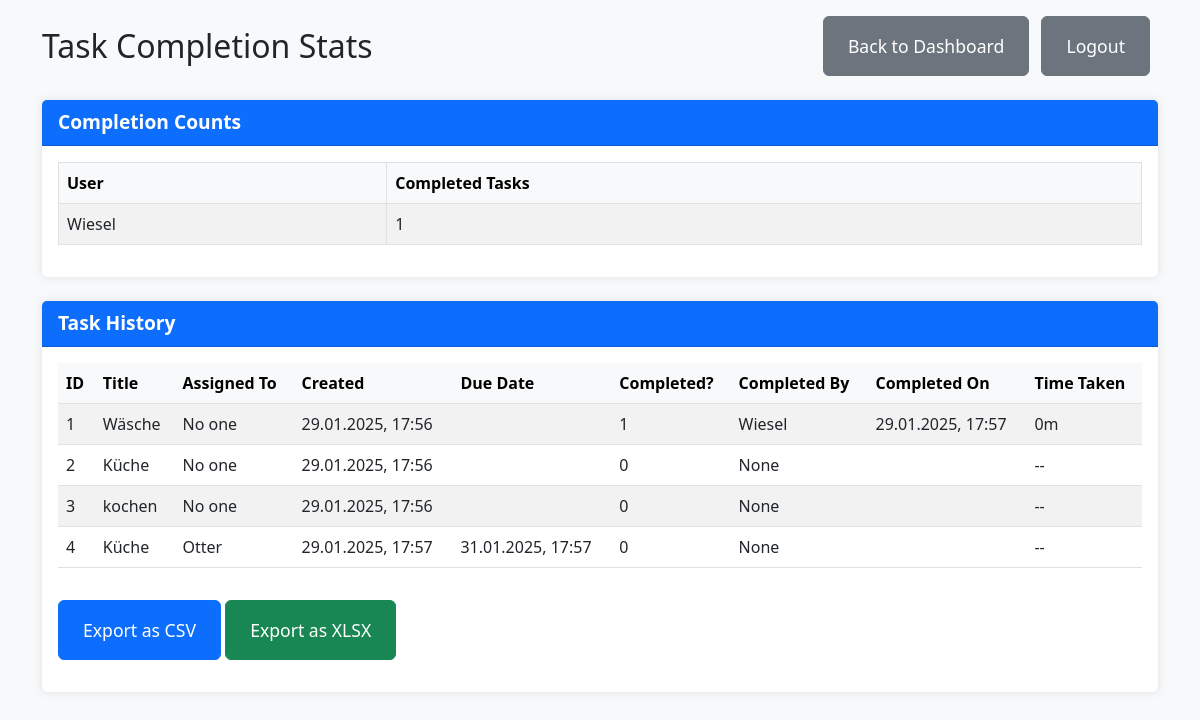
/stats (signed in), run on the app's committed database.
### tables this page shows
CREATE TABLE tasks (
            id INTEGER PRIMARY KEY AUTOINCREMENT,
            title TEXT NOT NULL,
            assigned_to TEXT,
            creation_date TEXT,
            due_date TEXT,
            completed BOOLEAN DEFAULT 0,
            completed_by TEXT,
            completed_on TEXT
        );

### app.py (the view)
@app.route('/stats')
def stats():
    if 'username' not in session:
        return redirect(url_for('index'))
    conn = get_db_connection()
    cursor = conn.cursor()
    cursor.execute("""
        SELECT completed_by, COUNT(*) as total_completed
        FROM tasks
        WHERE completed=1
        GROUP BY completed_by
    """)
    completions = cursor.fetchall()
    cursor.execute("""
        SELECT * FROM tasks
        ORDER BY creation_date ASC
    """)
    all_tasks = cursor.fetchall()
    conn.close()
    return render_template('stats.html', completions=completions, all_tasks=all_tasks)

### app.py (called while the page is built)
def get_db_connection():
    conn = sqlite3.connect(DATABASE)
    conn.row_factory = sqlite3.Row
    return conn

@app.template_filter("human_date")
def human_date(value):
    if not value:
        return ""
    dt = datetime.fromisoformat(value)
    return dt.strftime("%d.%m.%Y, %H:%M")

@app.template_filter("time_taken")
def time_taken(created_str, completed_str):
    if not created_str or not completed_str:
        return ""
    dt_created = datetime.fromisoformat(created_str)
    dt_completed = datetime.fromisoformat(completed_str)
    diff = dt_completed - dt_created
    days = diff.days
    secs = diff.seconds
    hours = secs // 3600
    minutes = (secs % 3600) // 60
    parts = []
    if days:
        parts.append(f"{days}d")
    if hours:
        parts.append(f"{hours}h")
    if minutes:
        parts.append(f"{minutes}m")
    return " ".join(parts) if parts else "0m"

### templates/stats.html (shortened to what this page needs)
<!DOCTYPE html>
<html lang="en">
<head>
  <link
    rel="stylesheet"
    href="https://cdn.jsdelivr.net/npm/bootstrap@5.3.0/dist/css/bootstrap.min.css"
  />
</head>
<body class="container py-3">
  <div class="d-flex justify-content-between align-items-center mb-4">
    <h2 class="mb-0">Task Completion Stats</h2>
    <div class="nav-btns">
      <a href="{{ url_for('dashboard') }}" class="btn btn-secondary big-button">Back to Dashboard</a>
      <a href="{{ url_for('logout') }}" class="btn btn-secondary big-button">Logout</a>
    </div>
  </div>
  <div class="card mb-4">
    <div class="card-header">Completion Counts</div>
    <div class="card-body">
      <table class="table table-bordered table-striped">
        <thead class="table-light">
          <tr>
            <th>User</th>
            <th>Completed Tasks</th>
          </tr>
        </thead>
        <tbody>
          {% for row in completions %}
          <tr>
            <td>{{ row.completed_by if row.completed_by else "Unknown" }}</td>
            <td>{{ row.total_completed }}</td>
          </tr>
          {% endfor %}
        </tbody>
      </table>
    </div>
  </div>
  <div class="card">
    <div class="card-header">Task History</div>
    <div class="card-body">
      <div class="table-responsive">
        <table class="table table-striped align-middle">
          <thead class="table-light">
            <tr>
              <th>ID</th>
              <th>Title</th>
              <th>Assigned To</th>
              <th>Created</th>
              <th>Due Date</th>
              <th>Completed?</th>
              <th>Completed By</th>
              <th>Completed On</th>
              <th>Time Taken</th>
            </tr>
          </thead>
          <tbody>
            {% for row in all_tasks %}
            <tr>
              <td>{{ row.id }}</td>
              <td>{{ row.title }}</td>
              <td>{{ row.assigned_to if row.assigned_to else "No one" }}</td>
              <td>{{ row.creation_date|human_date }}</td>
              <td>{{ row.due_date|human_date }}</td>
              <td>{{ row.completed }}</td>
              <td>{{ row.completed_by }}</td>
              <td>{{ row.completed_on|human_date }}</td>
              <td>
                {% if row.completed_on %}
                  {{ row.creation_date|time_taken(row.completed_on) }}
                {% else %}
                  --
                {% endif %}
              </td>
            </tr>
            {% endfor %}
          </tbody>
        </table>
      </div>
      <div class="my-3">
        <a href="{{ url_for('export_csv') }}" class="btn btn-primary big-button">Export as CSV</a>
        <a href="{{ url_for('export_xlsx') }}" class="btn btn-success big-button">Export as XLSX</a>
      </div>
    </div>
  </div>
</body>
</html>

### templates/stats.html (style rules this page uses)
body { background-color: #f8f9fa; }
.nav-btns .btn { margin-right: 0.5rem; font-size: 1.1rem; padding: 1rem 1.5rem; }
.card { border: none; box-shadow: 0 0 10px rgba(0,0,0,0.1); }
.card-header { background-color: #0d6efd; color: #fff; font-weight: bold; font-size: 1.2rem; }
.big-button { font-size: 1.1rem; padding: 1rem 1.5rem; }

### data on the page
tasks: completed_by "Wiesel", total_completed "1", id "1", title "Wäsche", assigned_to "No one", creation_date|human_date "29.01.2025, 17:56", completed "1", completed_on|human_date "29.01.2025, 17:57", creation_date "0m"
tasks: id "2", title "Küche", assigned_to "No one", creation_date|human_date "29.01.2025, 17:56", completed "0", completed_by "None"
tasks: id "3", title "kochen", assigned_to "No one", creation_date|human_date "29.01.2025, 17:56", completed "0", completed_by "None"
tasks: id "4", title "Küche", assigned_to "Otter", creation_date|human_date "29.01.2025, 17:57", due_date|human_date "31.01.2025, 17:57", completed "0", completed_by "None"
